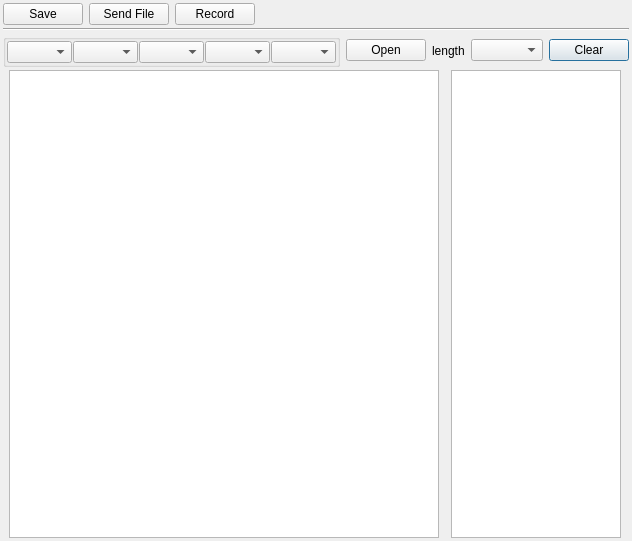
<?xml version="1.0" encoding="UTF-8"?>
<ui version="4.0">
 <class>hell_serial</class>
 <widget class="QDialog" name="hell_serial">
  <property name="geometry">
   <rect>
    <x>0</x>
    <y>0</y>
    <width>632</width>
    <height>541</height>
   </rect>
  </property>
  <property name="minimumSize">
   <size>
    <width>600</width>
    <height>0</height>
   </size>
  </property>
  <property name="maximumSize">
   <size>
    <width>650</width>
    <height>16777215</height>
   </size>
  </property>
  <property name="focusPolicy">
   <enum>Qt::StrongFocus</enum>
  </property>
  <property name="windowTitle">
   <string>Serial Tool --- Creat by Hell With Qt4.x</string>
  </property>
  <layout class="QGridLayout" name="gridLayout">
   <property name="margin">
    <number>3</number>
   </property>
   <property name="spacing">
    <number>3</number>
   </property>
   <item row="4" column="0">
    <layout class="QHBoxLayout" name="horizontalLayout">
     <item>
      <widget class="QPlainTextEdit" name="pte_out_hex">
       <property name="sizePolicy">
        <sizepolicy hsizetype="Preferred" vsizetype="Expanding">
         <horstretch>0</horstretch>
         <verstretch>0</verstretch>
        </sizepolicy>
       </property>
       <property name="minimumSize">
        <size>
         <width>420</width>
         <height>0</height>
        </size>
       </property>
       <property name="maximumSize">
        <size>
         <width>430</width>
         <height>16777215</height>
        </size>
       </property>
       <property name="font">
        <font>
         <family>Fixedsys</family>
         <pointsize>12</pointsize>
        </font>
       </property>
       <property name="focusPolicy">
        <enum>Qt::NoFocus</enum>
       </property>
       <property name="readOnly">
        <bool>true</bool>
       </property>
       <property name="backgroundVisible">
        <bool>false</bool>
       </property>
      </widget>
     </item>
     <item>
      <widget class="QPlainTextEdit" name="pte_out_ascii">
       <property name="sizePolicy">
        <sizepolicy hsizetype="Preferred" vsizetype="Expanding">
         <horstretch>0</horstretch>
         <verstretch>0</verstretch>
        </sizepolicy>
       </property>
       <property name="minimumSize">
        <size>
         <width>170</width>
         <height>0</height>
        </size>
       </property>
       <property name="maximumSize">
        <size>
         <width>170</width>
         <height>16777215</height>
        </size>
       </property>
       <property name="font">
        <font>
         <family>Fixedsys</family>
         <pointsize>12</pointsize>
        </font>
       </property>
       <property name="focusPolicy">
        <enum>Qt::NoFocus</enum>
       </property>
       <property name="readOnly">
        <bool>true</bool>
       </property>
      </widget>
     </item>
    </layout>
   </item>
   <item row="2" column="0">
    <layout class="QHBoxLayout" name="horizontalLayout_2">
     <item>
      <widget class="QGroupBox" name="gb_port_setting">
       <property name="title">
        <string/>
       </property>
       <layout class="QHBoxLayout" name="horizontalLayout_3">
        <property name="spacing">
         <number>1</number>
        </property>
        <property name="margin">
         <number>1</number>
        </property>
        <item>
         <widget class="QComboBox" name="cb_port_name">
          <property name="focusPolicy">
           <enum>Qt::NoFocus</enum>
          </property>
         </widget>
        </item>
        <item>
         <widget class="QComboBox" name="cb_baudrate">
          <property name="focusPolicy">
           <enum>Qt::NoFocus</enum>
          </property>
         </widget>
        </item>
        <item>
         <widget class="QComboBox" name="cb_data_bits">
          <property name="focusPolicy">
           <enum>Qt::NoFocus</enum>
          </property>
         </widget>
        </item>
        <item>
         <widget class="QComboBox" name="cb_parity">
          <property name="focusPolicy">
           <enum>Qt::NoFocus</enum>
          </property>
         </widget>
        </item>
        <item>
         <widget class="QComboBox" name="cb_stop_bits">
          <property name="focusPolicy">
           <enum>Qt::NoFocus</enum>
          </property>
         </widget>
        </item>
       </layout>
      </widget>
     </item>
     <item>
      <widget class="QPushButton" name="pb_port_ctrl">
       <property name="focusPolicy">
        <enum>Qt::NoFocus</enum>
       </property>
       <property name="toolTip">
        <string>Open Or Close Port</string>
       </property>
       <property name="text">
        <string>Open</string>
       </property>
      </widget>
     </item>
     <item>
      <spacer name="horizontalSpacer">
       <property name="orientation">
        <enum>Qt::Horizontal</enum>
       </property>
       <property name="sizeHint" stdset="0">
        <size>
         <width>40</width>
         <height>20</height>
        </size>
       </property>
      </spacer>
     </item>
     <item>
      <widget class="QLabel" name="lb_dbg">
       <property name="text">
        <string>length</string>
       </property>
      </widget>
     </item>
     <item>
      <widget class="QComboBox" name="cb_buffer_len"/>
     </item>
     <item>
      <widget class="QPushButton" name="pb_clear">
       <property name="toolTip">
        <string>Clear the display area</string>
       </property>
       <property name="text">
        <string>Clear</string>
       </property>
      </widget>
     </item>
    </layout>
   </item>
   <item row="0" column="0">
    <layout class="QHBoxLayout" name="horizontalLayout_4">
     <item>
      <widget class="QPushButton" name="pb_save_raw_data">
       <property name="toolTip">
        <string>Save current raw data to a file</string>
       </property>
       <property name="statusTip">
        <string/>
       </property>
       <property name="whatsThis">
        <string/>
       </property>
       <property name="text">
        <string>Save</string>
       </property>
      </widget>
     </item>
     <item>
      <widget class="QPushButton" name="pb_send_file">
       <property name="toolTip">
        <string>Open a file and send with raw data</string>
       </property>
       <property name="text">
        <string>Send File</string>
       </property>
      </widget>
     </item>
     <item>
      <widget class="QPushButton" name="pb_record_raw_data">
       <property name="toolTip">
        <string>Record all data received</string>
       </property>
       <property name="text">
        <string>Record</string>
       </property>
      </widget>
     </item>
     <item>
      <spacer name="horizontalSpacer_2">
       <property name="orientation">
        <enum>Qt::Horizontal</enum>
       </property>
       <property name="sizeHint" stdset="0">
        <size>
         <width>40</width>
         <height>20</height>
        </size>
       </property>
      </spacer>
     </item>
    </layout>
   </item>
   <item row="1" column="0">
    <widget class="Line" name="line">
     <property name="orientation">
      <enum>Qt::Horizontal</enum>
     </property>
    </widget>
   </item>
  </layout>
 </widget>
 <layoutdefault spacing="6" margin="11"/>
 <resources/>
 <connections/>
</ui>
